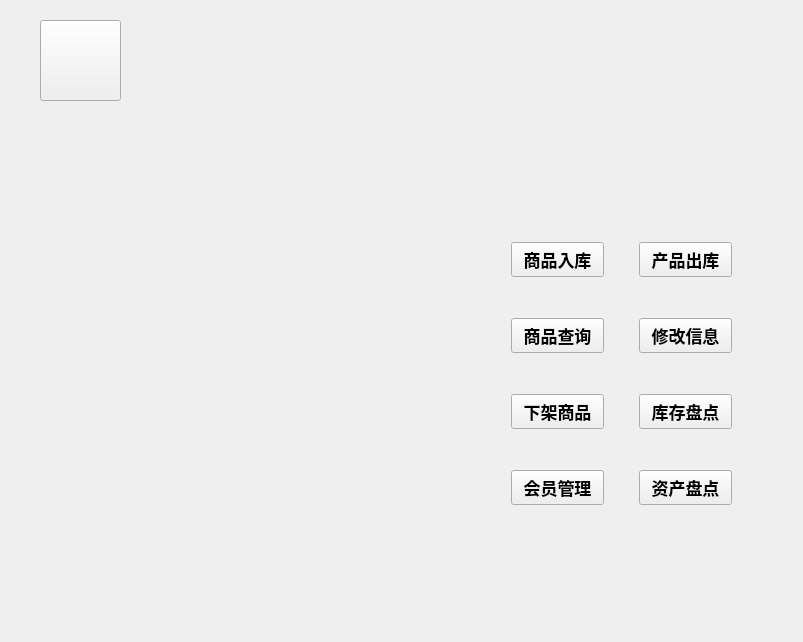
<?xml version="1.0" encoding="UTF-8"?>
<ui version="4.0">
 <class>MainWindow</class>
 <widget class="QMainWindow" name="MainWindow">
  <property name="geometry">
   <rect>
    <x>0</x>
    <y>0</y>
    <width>803</width>
    <height>642</height>
   </rect>
  </property>
  <property name="minimumSize">
   <size>
    <width>803</width>
    <height>642</height>
   </size>
  </property>
  <property name="maximumSize">
   <size>
    <width>803</width>
    <height>642</height>
   </size>
  </property>
  <property name="windowTitle">
   <string>MainWindow</string>
  </property>
  <widget class="QWidget" name="centralWidget">
   <widget class="QStackedWidget" name="stackedWidget">
    <property name="geometry">
     <rect>
      <x>10</x>
      <y>0</y>
      <width>791</width>
      <height>641</height>
     </rect>
    </property>
    <property name="font">
     <font>
      <pointsize>13</pointsize>
     </font>
    </property>
    <property name="currentIndex">
     <number>1</number>
    </property>
    <widget class="QWidget" name="logmenu">
     <widget class="QWidget" name="layoutWidget">
      <property name="geometry">
       <rect>
        <x>130</x>
        <y>300</y>
        <width>531</width>
        <height>231</height>
       </rect>
      </property>
      <layout class="QHBoxLayout" name="horizontalLayout">
       <item>
        <spacer name="horizontalSpacer">
         <property name="orientation">
          <enum>Qt::Horizontal</enum>
         </property>
         <property name="sizeHint" stdset="0">
          <size>
           <width>40</width>
           <height>148</height>
          </size>
         </property>
        </spacer>
       </item>
       <item>
        <layout class="QVBoxLayout" name="verticalLayout">
         <item>
          <widget class="QPushButton" name="log_in">
           <property name="minimumSize">
            <size>
             <width>131</width>
             <height>71</height>
            </size>
           </property>
           <property name="maximumSize">
            <size>
             <width>131</width>
             <height>71</height>
            </size>
           </property>
           <property name="font">
            <font>
             <family>Arial</family>
             <pointsize>15</pointsize>
             <weight>75</weight>
             <bold>true</bold>
             <strikeout>false</strikeout>
            </font>
           </property>
           <property name="cursor">
            <cursorShape>OpenHandCursor</cursorShape>
           </property>
           <property name="text">
            <string>管理员登陆</string>
           </property>
          </widget>
         </item>
         <item>
          <widget class="QPushButton" name="set_admin">
           <property name="minimumSize">
            <size>
             <width>131</width>
             <height>71</height>
            </size>
           </property>
           <property name="maximumSize">
            <size>
             <width>131</width>
             <height>71</height>
            </size>
           </property>
           <property name="font">
            <font>
             <family>Arial</family>
             <pointsize>14</pointsize>
             <weight>75</weight>
             <bold>true</bold>
            </font>
           </property>
           <property name="cursor">
            <cursorShape>OpenHandCursor</cursorShape>
           </property>
           <property name="layoutDirection">
            <enum>Qt::LeftToRight</enum>
           </property>
           <property name="text">
            <string>管理员注册</string>
           </property>
          </widget>
         </item>
         <item>
          <widget class="QPushButton" name="exit">
           <property name="minimumSize">
            <size>
             <width>131</width>
             <height>71</height>
            </size>
           </property>
           <property name="maximumSize">
            <size>
             <width>131</width>
             <height>71</height>
            </size>
           </property>
           <property name="font">
            <font>
             <family>Arial</family>
             <pointsize>13</pointsize>
             <weight>75</weight>
             <bold>true</bold>
             <strikeout>false</strikeout>
            </font>
           </property>
           <property name="text">
            <string>退出</string>
           </property>
          </widget>
         </item>
        </layout>
       </item>
       <item>
        <spacer name="horizontalSpacer_2">
         <property name="orientation">
          <enum>Qt::Horizontal</enum>
         </property>
         <property name="sizeHint" stdset="0">
          <size>
           <width>188</width>
           <height>135</height>
          </size>
         </property>
        </spacer>
       </item>
      </layout>
     </widget>
    </widget>
    <widget class="QWidget" name="mainmenu">
     <property name="font">
      <font>
       <family>Arial</family>
       <weight>75</weight>
       <bold>true</bold>
      </font>
     </property>
     <widget class="QPushButton" name="back">
      <property name="geometry">
       <rect>
        <x>30</x>
        <y>20</y>
        <width>81</width>
        <height>81</height>
       </rect>
      </property>
      <property name="cursor">
       <cursorShape>OpenHandCursor</cursorShape>
      </property>
      <property name="text">
       <string/>
      </property>
     </widget>
     <widget class="QPushButton" name="remov">
      <property name="geometry">
       <rect>
        <x>501</x>
        <y>394</y>
        <width>93</width>
        <height>35</height>
       </rect>
      </property>
      <property name="minimumSize">
       <size>
        <width>0</width>
        <height>35</height>
       </size>
      </property>
      <property name="text">
       <string>下架商品</string>
      </property>
     </widget>
     <widget class="QPushButton" name="totalgood">
      <property name="geometry">
       <rect>
        <x>629</x>
        <y>394</y>
        <width>93</width>
        <height>35</height>
       </rect>
      </property>
      <property name="minimumSize">
       <size>
        <width>0</width>
        <height>35</height>
       </size>
      </property>
      <property name="text">
       <string>库存盘点</string>
      </property>
     </widget>
     <widget class="QPushButton" name="findgood">
      <property name="geometry">
       <rect>
        <x>501</x>
        <y>318</y>
        <width>93</width>
        <height>35</height>
       </rect>
      </property>
      <property name="minimumSize">
       <size>
        <width>0</width>
        <height>35</height>
       </size>
      </property>
      <property name="text">
       <string>商品查询</string>
      </property>
     </widget>
     <widget class="QPushButton" name="possesion">
      <property name="geometry">
       <rect>
        <x>629</x>
        <y>470</y>
        <width>93</width>
        <height>35</height>
       </rect>
      </property>
      <property name="minimumSize">
       <size>
        <width>0</width>
        <height>35</height>
       </size>
      </property>
      <property name="text">
       <string>资产盘点</string>
      </property>
     </widget>
     <widget class="QPushButton" name="changemes">
      <property name="geometry">
       <rect>
        <x>629</x>
        <y>318</y>
        <width>93</width>
        <height>35</height>
       </rect>
      </property>
      <property name="minimumSize">
       <size>
        <width>0</width>
        <height>35</height>
       </size>
      </property>
      <property name="text">
       <string>修改信息</string>
      </property>
     </widget>
     <widget class="QPushButton" name="ingood">
      <property name="geometry">
       <rect>
        <x>501</x>
        <y>242</y>
        <width>93</width>
        <height>35</height>
       </rect>
      </property>
      <property name="minimumSize">
       <size>
        <width>0</width>
        <height>35</height>
       </size>
      </property>
      <property name="font">
       <font>
        <pointsize>13</pointsize>
       </font>
      </property>
      <property name="text">
       <string>商品入库</string>
      </property>
     </widget>
     <widget class="QPushButton" name="outgood">
      <property name="geometry">
       <rect>
        <x>629</x>
        <y>242</y>
        <width>93</width>
        <height>35</height>
       </rect>
      </property>
      <property name="minimumSize">
       <size>
        <width>0</width>
        <height>35</height>
       </size>
      </property>
      <property name="font">
       <font>
        <pointsize>13</pointsize>
       </font>
      </property>
      <property name="text">
       <string>产品出库</string>
      </property>
     </widget>
     <widget class="QPushButton" name="vip">
      <property name="geometry">
       <rect>
        <x>501</x>
        <y>470</y>
        <width>93</width>
        <height>35</height>
       </rect>
      </property>
      <property name="minimumSize">
       <size>
        <width>0</width>
        <height>35</height>
       </size>
      </property>
      <property name="text">
       <string>会员管理</string>
      </property>
     </widget>
    </widget>
   </widget>
  </widget>
 </widget>
 <layoutdefault spacing="6" margin="11"/>
 <resources/>
 <connections/>
</ui>
